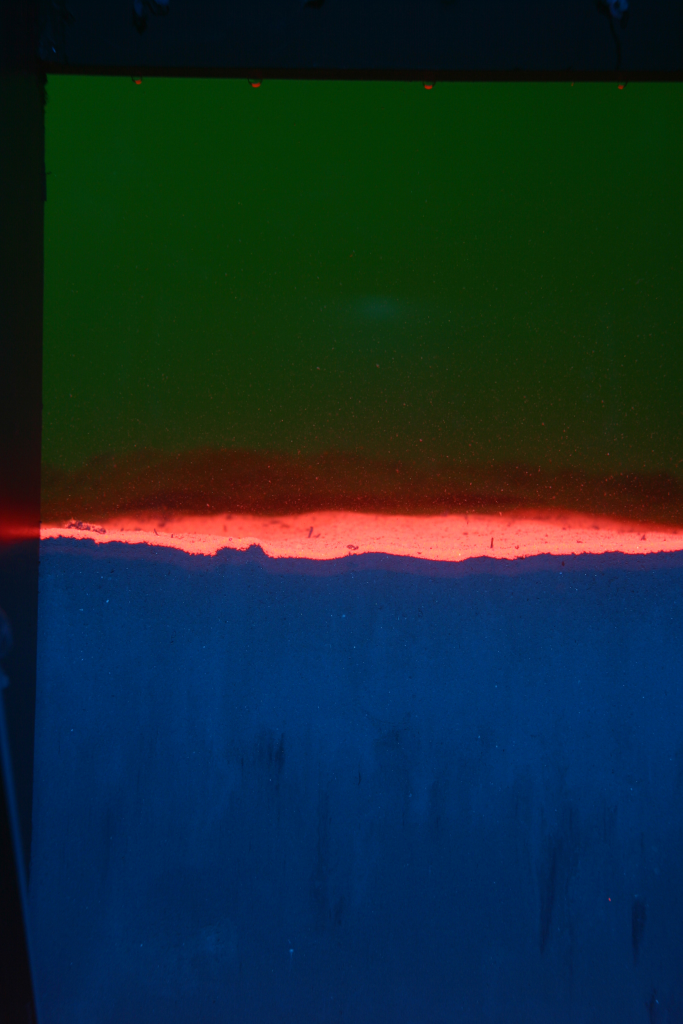
#> input picture data/fspi/IMG_4807.JPG, 2048 x 3072 px (shown at 1/3 size); its folder holds 4 pictures in this run
$ jupyter execute prototype.ipynb
#> lines starting #> are read from the running program, lines starting #| are printed output that depends on the picture; after the words box and inside, x2 and y2 are one past the last pixel; in counts of white or black regions, pixels touching at a corner belong together; pictures that were not available may be replaced by others from this repository, and a replacement may not be noted
[cell 1]
import os
from os import listdir
from os.path import isfile, join
import cv2
import numpy as np
import matplotlib.pyplot as plt
import scipy
from scipy.interpolate import UnivariateSpline
from scipy.interpolate import InterpolatedUnivariateSpline

import matplotlib.animation as animation
from matplotlib.widgets import Slider, Button
import matplotlib as mpl

[cell 2]
# Preproccess i imagine we can use the watershed algorithm to remove noise?
# Then grabcut for reducing the pixel noise? might be too fuzzy... who knows

# need a failsafe check for Nearest neighbour on flourescent pixels, as binary map COULD remove this by accident

[cell 3]
# Hyperparameters

pixel_jump_limit = 400; # these seem to be stable
flourescence_color_range = 80;
flouresence_threshold = 170; # 175 seems to be a stable point # DEPRECATED - USING LIGHT RANGE

[cell 4]
dummy_path = "../data/dummy/"
real_path = "../data/fspi/"
dummy_files = [f for f in listdir(dummy_path) if isfile(join(dummy_path, f))]
real_files = [f for f in listdir(real_path) if isfile(join(real_path, f))]

[cell 5]
file_num = 1
#print(f"looking at {dummy_files[file_num]}")
#img = cv2.imread(dummy_path + dummy_files[file_num])

print(f"looking at {real_files[file_num]}")
img = cv2.imread(real_path + real_files[file_num])
#> img is the input picture: shape (3072, 2048, 3); mean B, G, R 50.8, 43.5, 19.5

plt.imshow(img)

[cell 6]
# either we go for a greyscale bit mask or we try something with the colour range...

tune = 100
gray = cv2.cvtColor(img,cv2.COLOR_BGR2GRAY)
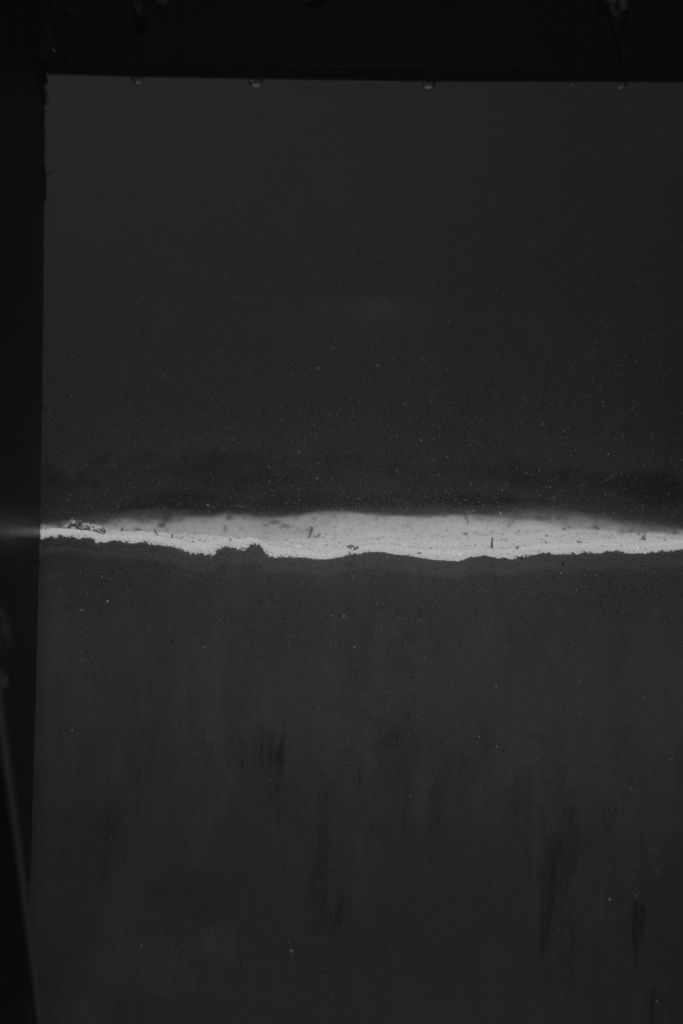
#> gray: shape (3072, 2048) (shown at 1/3 size); min 3, max 231, mean 37.2
#ret, thresh = cv2.threshold(gray,flouresence_threshold,255,cv2.THRESH_BINARY)

x_high = gray.argmax(axis=0)
#> x_high = 2048 values, max 1682 at index 1374, min 1584 at index 3, mean 1631.3
y_high = gray.argmax(axis=1)
#> y_high = 3072 values, max 2043 at index 785, min 47 at index 218, mean 989.9

## OpenCV uses BGR
b_high,g_high,r_high = img[x_high[0],y_high[0]]
#> b_high = 84; g_high = 96; r_high = 254

b_high = int(b_high)
g_high = int(g_high)
r_high = int(r_high)

print(b_high,g_high,r_high)
#| 84 96 254

thresh = cv2.inRange(img, (b_high-tune, g_high-tune , r_high-tune), (b_high, g_high,r_high))
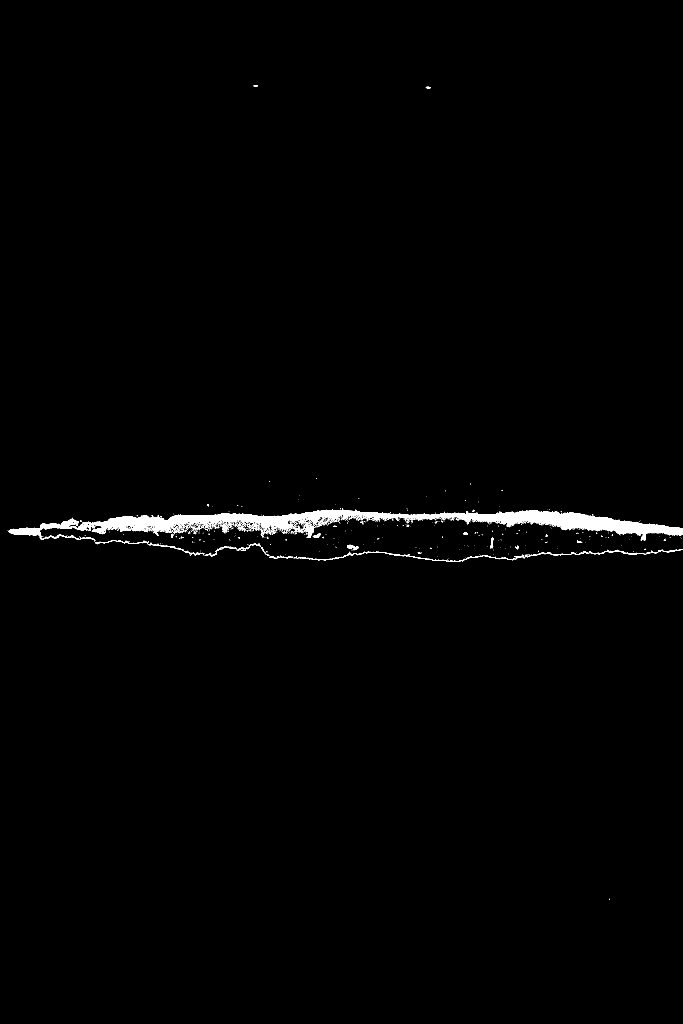
#> thresh: shape (3072, 2048) (shown at 1/3 size); 1% white; 1114 white regions (1043 under 20 px), largest, box (x1, y1, x2, y2) and area: (24, 1526, 2048, 1625) 51174, (1052, 1653, 1550, 1686) 1266, (286, 1620, 585, 1666) 923

mask = (thresh > 0)
plt.imshow(mask)

[cell 7]
# Heres where i think a handwritten logic is better, lets assume a pixel distance greater than 50 ish is a random
# jump which we should not allow, keep track of line properties and fill back on backtrack

[cell 8]
# this will return the y position, col index is x position
def first_set_bit(col):
    for idx,bit in enumerate(col):
        if bit == True:
            return idx
    return None

def last_set_bit(col):
    iter = None
    for idx,bit in enumerate(col):
        if bit == True:
            iter = idx;
    return iter

sharp_mask = np.zeros(mask.shape) # draw the boundary to
num_cols = mask.shape[1]
#> num_cols = 2048

# logic here is that if not found, continue horizontally
prev_y = None
not_written = []
for col_index in range(0,mask.shape[1]):
    col = mask[:, col_index]
    y = first_set_bit(col)
    x = col_index

    ## Fine tuning!
    if y != None:
        if prev_y != None and abs(y - prev_y) > pixel_jump_limit:
            y = prev_y;
        else:
            prev_y = y;

        sharp_mask[y,x] = 1
        if len(not_written) > 0:
            for term in not_written:
                sharp_mask[y,term] = 1
            not_written.clear()

    elif prev_y != None:
        sharp_mask[prev_y,x] = 1
        prev_y = prev_y
    else:
        not_written.append(x)
#> this loop made 2048 passes
#> prev_y on passes 23, 25, 26, 27, 28, 29, 30, 31, 32, 33, 34, 35: 1592, 1594, 1594, 1592, 1592, 1590, 1590, 1589, 1589, 1587, 1587, 1587
#> prev_y on pass 24: 1592
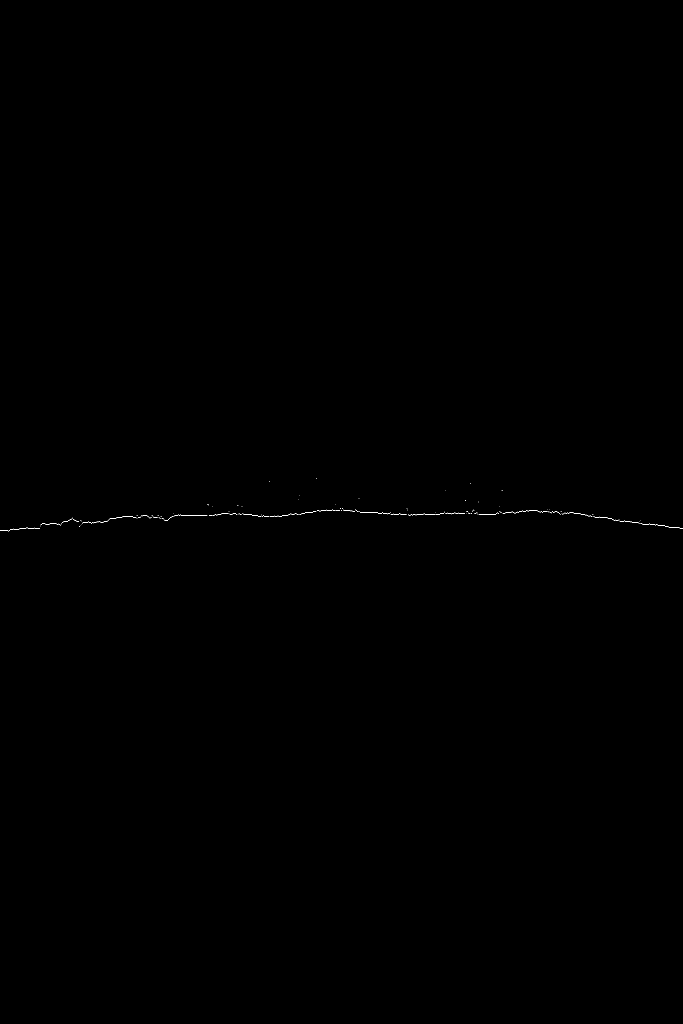
#> sharp_mask: shape (3072, 2048) float64 (shown at 1/3 size); values 0 (black) and 1 (white), 0.03% white in thin lines or dots, all inside (x1, y1, x2, y2) = (0, 1434, 2048, 1595)
#> after the loop, not_written = []; prev_y = 1585

[cell 9]
# Univariate Spline algorithm can then connect the points logically

[cell 10]
# Find the column indices of non-zero pixels in each row
non_zero_indices = np.where(sharp_mask > 0)
#> non_zero_indices = 2048 positions, rows 1434 to 1594, columns 0 to 2047

# Create a set of points (x, y) for the non-zero pixels
points = np.column_stack((non_zero_indices[1], non_zero_indices[0]))
#> points = 2048 pairs, first value 0 to 2047, second value 1434 to 1594

# Sort the points based on x-coordinate
points = points[np.argsort(points[:, 0])]

# Fit a spline through the points

spline = UnivariateSpline(points[:, 0], points[:, 1], k=3, s=1)
#spline = InterpolatedUnivariateSpline(points[:, 0], points[:, 1]) # seems to be much faster?? sometimes?

# Generate a set of x values to evaluate the spline
x_values = np.linspace(points[:, 0].min(), points[:, 0].max(), 1000)
#> x_values = 1000 values from 0 to 2047

# Evaluate the spline to get corresponding y values
y_values = spline(x_values)
#> y_values = 1000 values, max 1594.4 at index 12, min 1439.3 at index 689, mean 1549.6

# Round the coordinates and draw the smooth line on the image
smooth_line_coordinates = np.column_stack((np.round(x_values).astype(int), np.round(y_values).astype(int)))
#> smooth_line_coordinates = 1000 pairs, first value 0 to 2047, second value 1439 to 1594

img_copy = img.copy()

cv2.polylines(img_copy, [smooth_line_coordinates], isClosed=False, color=255, thickness=10)
plt.imshow(img_copy)

[cell 11]
cv2.imwrite("../test.jpg", img_copy)
#> Out = True
